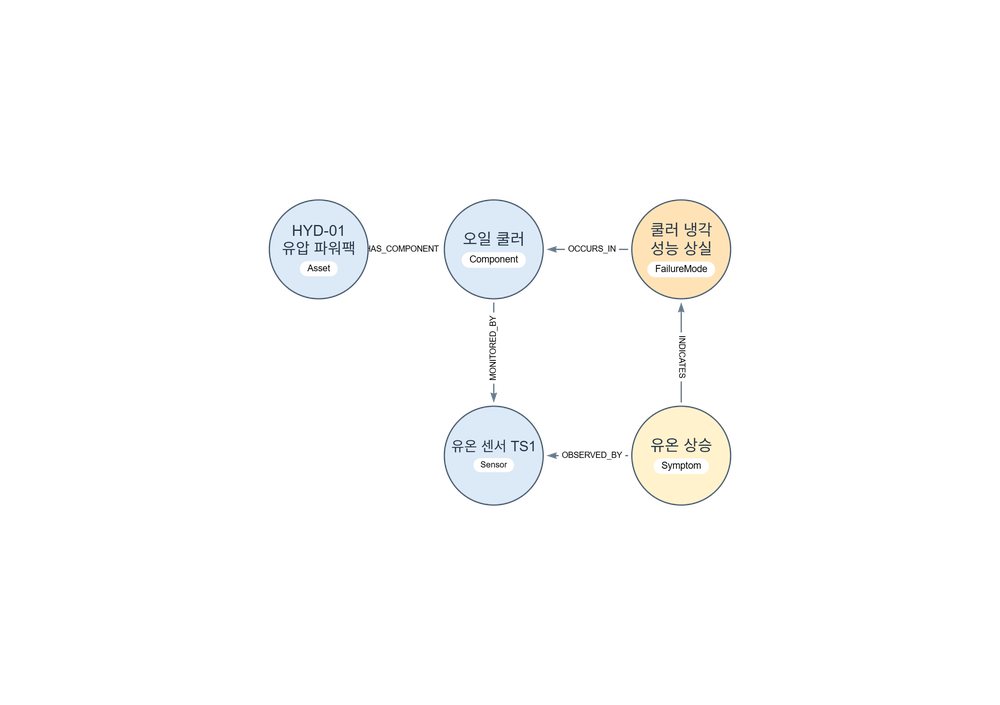
#> input picture workspace/강의제작/산출물/실전반/실습/01회차/랩/01일차_실습4_관계그림/images/stage-02.png, 1000 x 705 px, shrunk from 2400 x 1692 before the run
$ python '시트.py' '../../../../산출물/실전반/실습/01회차/랩/01일차_실습4_관계그림/images' out.png
#> lines starting #> are read from the running program, lines starting #| are printed output that depends on the picture
"""렌더한 장 PNG를 묶음 그림으로 만든다(한눈에 보기·검토용).

사용: python 시트.py <렌더 폴더> <출력 접두어> [--cols 4] [--per 24]
  <렌더 폴더>의 `*-NN.png`(deck2pptx --render 결과)를 장 번호 순으로 --per장씩 묶어 `<출력 접두어>_1.png`, `_2.png`…로 저장한다.
"""
from __future__ import annotations

import argparse
import re
import sys
from pathlib import Path

from PIL import Image

GAP = 10


def main() -> int:
    ap = argparse.ArgumentParser()
    ap.add_argument("render_dir")
    ap.add_argument("out_prefix")
    ap.add_argument("--cols", type=int, default=4)
    ap.add_argument("--per", type=int, default=24)
    a = ap.parse_args()
    files = sorted((f for f in Path(a.render_dir).glob("*.png") if re.search(r"-\d+\.png$", f.name)),
                   key=lambda f: int(re.search(r"-(\d+)\.png$", f.name).group(1)))
    if not files:
        print(f"[실패] 장 그림이 없음: {a.render_dir}", file=sys.stderr)
        return 1
    ims = [Image.open(f) for f in files]
#> ims = 1 item
    w, h = ims[0].size
#> w = 1000; h = 705
    out = Path(a.out_prefix)
    out.parent.mkdir(parents=True, exist_ok=True)
    for n, k in enumerate(range(0, len(ims), a.per), 1):
        grp = ims[k:k + a.per]
        rows = -(-len(grp) // a.cols)
        sheet = Image.new("RGB", (a.cols * w + (a.cols + 1) * GAP, rows * h + (rows + 1) * GAP), (120, 120, 120))
        for i, im in enumerate(grp):
            sheet.paste(im, (GAP + (i % a.cols) * (w + GAP), GAP + (i // a.cols) * (h + GAP)))
        path = out.with_name(f"{out.name}_{n}.png")
        sheet.save(path)
        print(f"{path} — {k + 1}~{k + len(grp)}장")
#> this loop made 1 pass
#> (n, k, rows) on pass 1: (1, 0, 1)
#| out.png_1.png — 1~1장
#> pass 1, in main, `sheet.save(path)`:
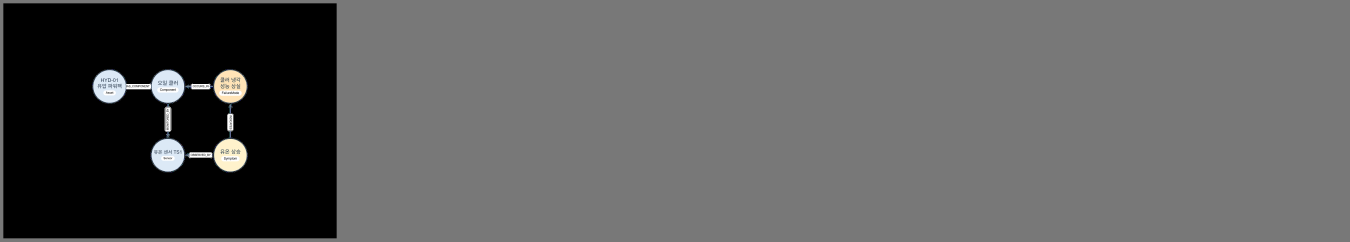
#> saved as out.png_1.png: PIL image 4050x725 RGB (shown at 1/3 size); mean R, G, B 94.6, 94.6, 94.6
#> im is the input picture: PIL image 1000x705 RGBA; mean R, G, B, A 14.2, 14.3, 14.1, 15.9
    return 0


if __name__ == "__main__":
    sys.exit(main())
#> (the program exits here)
